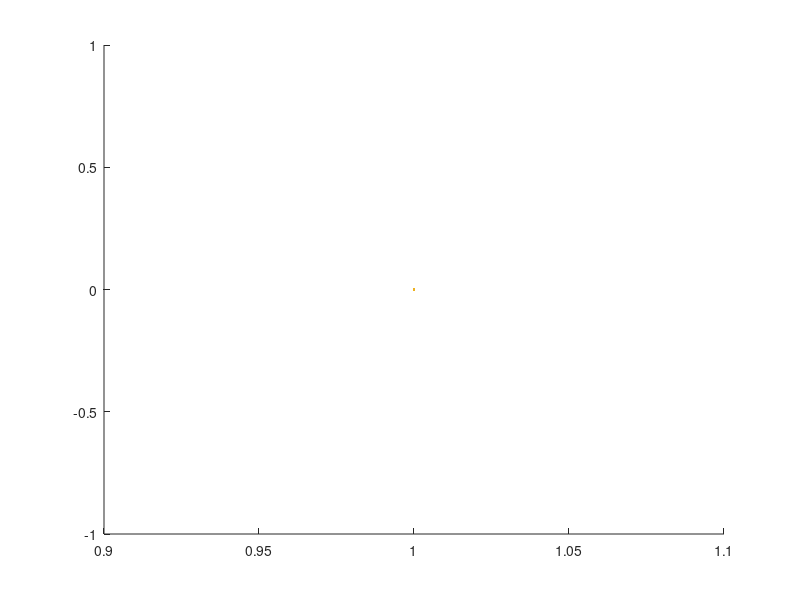
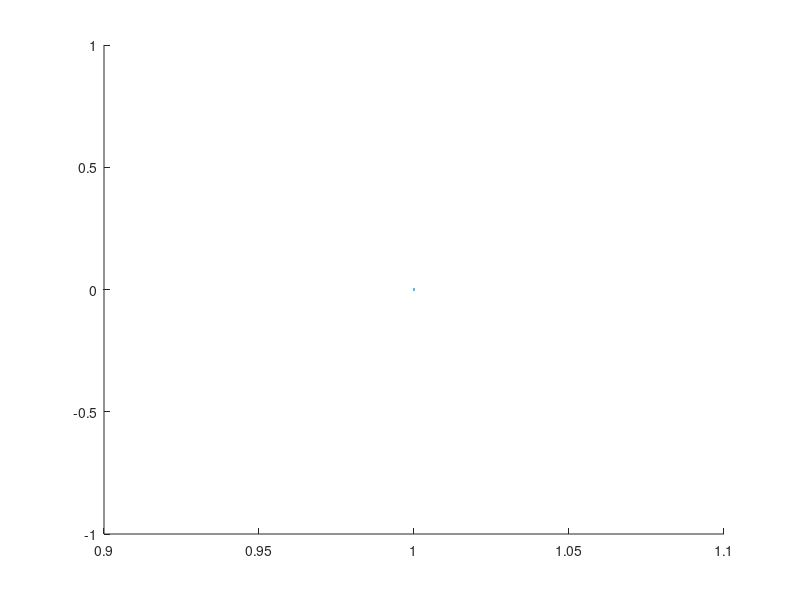

Write the MATLAB code that produced these figures, in order. (Note: this script raises an error after producing the figures.)
%% conts
port = 'COM10';
history = 5000;


%% Save old data i case of crash
if exist('dataUncalib','var') ~= 0
    save( ['dataFile' dec2hex(fileNr,3) 'crash.txt'], 'dataUncalib', '-ascii' );
end

%% Clear char buffer for figures
try
    close( fig1 );
end
try
    close( fig2 );
end

%% Open serial device
dataPlot = [0, 0, 0, 0, 0, 0];
dataUncalib = [];
fig1 = figure(1);
clf(1)

% Generate colors
clr = lines(6);

% Generate figures and plots
for i=1:6
    if i==4
        fig2 = figure(2);
        clf(2)
    end
    hold on
    plots(i) = plot(dataPlot(:,i),'Color',clr(i,:));
    axis 'auto'
    %ylim([0 2.^15]);
    hold off
    set(plots(i),'YDataSource', ['dataPlot(:,' num2str(i) ')']);
end

% Give plots time to open
pause(1/5);

% Check if serial port is open, if then close it
if exist('s','var') ~= 0
    fclose(s);
    delete(s);
    clear s;
end

% Open serial port
if exist('s','var') == 0
    s = serial(port,'BaudRate', 500000, 'InputBufferSize', 2048);
    fopen(s);
end

display( 'Data capture starting, end it by pressing "x" in one of the display windows' );

test = 0;
err = '';
%try
while ( ~keypressInFig( fig1, 'x' ) && ~keypressInFig( fig2, 'x' ) )
    dataUncalib = getFrames( s, dataUncalib );
    
    if mod(test,5)== 0
        if length(dataUncalib) > 1000
            if exist('offset','var')
                dataPlot = power_plot( dataUncalib, history, offset, scale );
            else
                dataPlot = power_plot( dataUncalib, history );
            end
        end
        for i=1:6
            refreshdata(plots(i))
        end
        pause(1/1000);
        
        % Print buffer size
        s.BytesAvailable
    end
    
    test = test+1;
end
%catch err
%    rethrow(err)
%    display( 'OOps something bad happend!' );
%end


%% Close connection
fclose(s);
delete(s);
clear s;

%% Clear char buffer for figures
try
    close( fig1 );
end
try
    close( fig2 );
end

fileNr = fileNr + 1;
save( ['dataFile' dec2hex(fileNr,3) '.txt'], 'dataUncalib', '-ascii' );

%